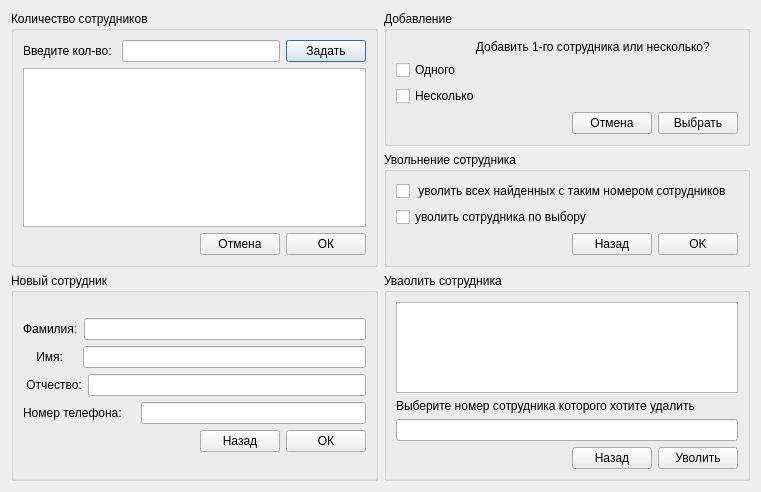
<?xml version="1.0" encoding="UTF-8"?>
<ui version="4.0">
 <class>Worker</class>
 <widget class="QDialog" name="Worker">
  <property name="geometry">
   <rect>
    <x>0</x>
    <y>0</y>
    <width>761</width>
    <height>492</height>
   </rect>
  </property>
  <property name="minimumSize">
   <size>
    <width>282</width>
    <height>212</height>
   </size>
  </property>
  <property name="maximumSize">
   <size>
    <width>10000</width>
    <height>14342432</height>
   </size>
  </property>
  <property name="windowTitle">
   <string>Dialog</string>
  </property>
  <layout class="QGridLayout" name="gridLayout_6">
   <item row="0" column="0" rowspan="2">
    <widget class="QGroupBox" name="countWorker_2">
     <property name="maximumSize">
      <size>
       <width>465546</width>
       <height>16777215</height>
      </size>
     </property>
     <property name="title">
      <string>Количество сотрудников</string>
     </property>
     <layout class="QGridLayout" name="gridLayout">
      <item row="0" column="0">
       <layout class="QVBoxLayout" name="verticalLayout">
        <item>
         <layout class="QHBoxLayout" name="horizontalLayout">
          <item>
           <widget class="QLabel" name="label">
            <property name="text">
             <string>Введите кол-во: </string>
            </property>
           </widget>
          </item>
          <item>
           <widget class="QLineEdit" name="worker"/>
          </item>
          <item>
           <widget class="QPushButton" name="countWorker">
            <property name="text">
             <string>Задать</string>
            </property>
           </widget>
          </item>
         </layout>
        </item>
        <item>
         <widget class="QTableWidget" name="tableWidget"/>
        </item>
        <item>
         <layout class="QHBoxLayout" name="horizontalLayout_2">
          <item>
           <spacer name="horizontalSpacer">
            <property name="orientation">
             <enum>Qt::Horizontal</enum>
            </property>
            <property name="sizeHint" stdset="0">
             <size>
              <width>40</width>
              <height>20</height>
             </size>
            </property>
           </spacer>
          </item>
          <item>
           <widget class="QPushButton" name="close_Btn">
            <property name="text">
             <string>Отмена</string>
            </property>
           </widget>
          </item>
          <item>
           <widget class="QPushButton" name="saveWorker">
            <property name="text">
             <string>ОК</string>
            </property>
           </widget>
          </item>
         </layout>
        </item>
       </layout>
      </item>
     </layout>
    </widget>
   </item>
   <item row="0" column="1">
    <widget class="QGroupBox" name="Choice">
     <property name="maximumSize">
      <size>
       <width>178957</width>
       <height>16777215</height>
      </size>
     </property>
     <property name="title">
      <string>Добавление</string>
     </property>
     <layout class="QGridLayout" name="gridLayout_3">
      <item row="0" column="0">
       <layout class="QVBoxLayout" name="verticalLayout_4">
        <item>
         <widget class="QLabel" name="label_6">
          <property name="text">
           <string>                        Добавить 1-го сотрудника или несколько?</string>
          </property>
         </widget>
        </item>
        <item>
         <layout class="QVBoxLayout" name="verticalLayout_3">
          <item>
           <widget class="QCheckBox" name="OneWorker">
            <property name="text">
             <string>Одного</string>
            </property>
           </widget>
          </item>
          <item>
           <widget class="QCheckBox" name="Workers">
            <property name="text">
             <string>Несколько</string>
            </property>
           </widget>
          </item>
         </layout>
        </item>
        <item>
         <layout class="QHBoxLayout" name="horizontalLayout_8">
          <item>
           <spacer name="horizontalSpacer_3">
            <property name="orientation">
             <enum>Qt::Horizontal</enum>
            </property>
            <property name="sizeHint" stdset="0">
             <size>
              <width>40</width>
              <height>20</height>
             </size>
            </property>
           </spacer>
          </item>
          <item>
           <widget class="QPushButton" name="cancel">
            <property name="text">
             <string>Отмена</string>
            </property>
           </widget>
          </item>
          <item>
           <widget class="QPushButton" name="OK">
            <property name="text">
             <string>Выбрать</string>
            </property>
           </widget>
          </item>
         </layout>
        </item>
       </layout>
      </item>
     </layout>
    </widget>
   </item>
   <item row="1" column="1">
    <widget class="QGroupBox" name="Choice_DeleteWorker">
     <property name="title">
      <string>Увольнение сотрудника</string>
     </property>
     <layout class="QGridLayout" name="gridLayout_4">
      <item row="0" column="0">
       <layout class="QVBoxLayout" name="verticalLayout_5">
        <item>
         <widget class="QCheckBox" name="All_deleteWorker_check">
          <property name="text">
           <string> уволить всех найденных с таким номером сотрудников</string>
          </property>
         </widget>
        </item>
        <item>
         <widget class="QCheckBox" name="delete_WorkerChoice_check">
          <property name="text">
           <string>уволить сотрудника по выбору</string>
          </property>
         </widget>
        </item>
       </layout>
      </item>
      <item row="1" column="0">
       <layout class="QHBoxLayout" name="horizontalLayout_9">
        <item>
         <spacer name="horizontalSpacer_4">
          <property name="orientation">
           <enum>Qt::Horizontal</enum>
          </property>
          <property name="sizeHint" stdset="0">
           <size>
            <width>40</width>
            <height>20</height>
           </size>
          </property>
         </spacer>
        </item>
        <item>
         <widget class="QPushButton" name="back_find_worker_phone_delete">
          <property name="text">
           <string>Назад</string>
          </property>
         </widget>
        </item>
        <item>
         <widget class="QPushButton" name="delete_phone_Btn">
          <property name="text">
           <string>OK</string>
          </property>
         </widget>
        </item>
       </layout>
      </item>
     </layout>
    </widget>
   </item>
   <item row="2" column="0">
    <widget class="QGroupBox" name="new_Worker">
     <property name="maximumSize">
      <size>
       <width>6436543</width>
       <height>16777215</height>
      </size>
     </property>
     <property name="title">
      <string>Новый сотрудник</string>
     </property>
     <layout class="QGridLayout" name="gridLayout_2">
      <item row="0" column="0">
       <layout class="QVBoxLayout" name="verticalLayout_2">
        <item>
         <layout class="QHBoxLayout" name="horizontalLayout_3">
          <item>
           <widget class="QLabel" name="surname_label">
            <property name="text">
             <string>Фамилия:</string>
            </property>
           </widget>
          </item>
          <item>
           <widget class="QLineEdit" name="surname"/>
          </item>
         </layout>
        </item>
        <item>
         <layout class="QHBoxLayout" name="horizontalLayout_4">
          <item>
           <widget class="QLabel" name="name_label">
            <property name="text">
             <string>    Имя:    </string>
            </property>
           </widget>
          </item>
          <item>
           <widget class="QLineEdit" name="name"/>
          </item>
         </layout>
        </item>
        <item>
         <layout class="QHBoxLayout" name="horizontalLayout_5">
          <item>
           <widget class="QLabel" name="patronymic_label">
            <property name="text">
             <string> Отчество:</string>
            </property>
           </widget>
          </item>
          <item>
           <widget class="QLineEdit" name="patronymic">
            <property name="text">
             <string/>
            </property>
           </widget>
          </item>
         </layout>
        </item>
        <item>
         <layout class="QHBoxLayout" name="horizontalLayout_6">
          <item>
           <widget class="QLabel" name="phone_label">
            <property name="text">
             <string>Номер телефона:</string>
            </property>
           </widget>
          </item>
          <item>
           <widget class="QLabel" name="countPhone_label">
            <property name="text">
             <string/>
            </property>
           </widget>
          </item>
          <item>
           <widget class="QLineEdit" name="phone"/>
          </item>
         </layout>
        </item>
        <item>
         <layout class="QHBoxLayout" name="horizontalLayout_7">
          <item>
           <spacer name="horizontalSpacer_2">
            <property name="orientation">
             <enum>Qt::Horizontal</enum>
            </property>
            <property name="sizeHint" stdset="0">
             <size>
              <width>40</width>
              <height>20</height>
             </size>
            </property>
           </spacer>
          </item>
          <item>
           <widget class="QPushButton" name="Back_ChoiceAddWorker_Btn">
            <property name="text">
             <string>Назад</string>
            </property>
           </widget>
          </item>
          <item>
           <widget class="QPushButton" name="newWork_btn">
            <property name="text">
             <string>ОК</string>
            </property>
           </widget>
          </item>
         </layout>
        </item>
       </layout>
      </item>
     </layout>
    </widget>
   </item>
   <item row="2" column="1">
    <widget class="QGroupBox" name="deleteChoice_Box">
     <property name="title">
      <string>Уваолить сотрудника</string>
     </property>
     <layout class="QGridLayout" name="gridLayout_5">
      <item row="0" column="0">
       <layout class="QVBoxLayout" name="verticalLayout_6">
        <item>
         <widget class="QTextBrowser" name="Worker_textBrowser"/>
        </item>
        <item>
         <widget class="QLabel" name="deleteWorkerChoice_label">
          <property name="text">
           <string>Выберите номер сотрудника которого хотите удалить</string>
          </property>
         </widget>
        </item>
        <item>
         <widget class="QLineEdit" name="deleteWorker_line"/>
        </item>
       </layout>
      </item>
      <item row="1" column="0">
       <layout class="QHBoxLayout" name="horizontalLayout_10">
        <item>
         <spacer name="horizontalSpacer_5">
          <property name="orientation">
           <enum>Qt::Horizontal</enum>
          </property>
          <property name="sizeHint" stdset="0">
           <size>
            <width>40</width>
            <height>20</height>
           </size>
          </property>
         </spacer>
        </item>
        <item>
         <widget class="QPushButton" name="back_Choice_DeleteWorker_Btn">
          <property name="text">
           <string>Назад</string>
          </property>
         </widget>
        </item>
        <item>
         <widget class="QPushButton" name="ChoiceDelete_Btn">
          <property name="text">
           <string>Уволить</string>
          </property>
         </widget>
        </item>
       </layout>
      </item>
     </layout>
    </widget>
   </item>
  </layout>
 </widget>
 <resources/>
 <connections/>
</ui>
